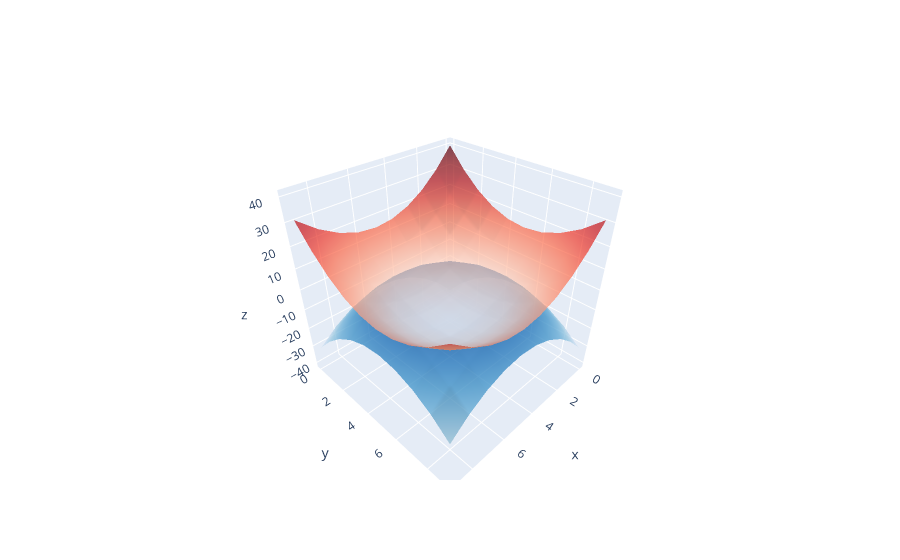

Here is the notebook cell this chart was saved with:
### Code cell
fig = go.Figure(data=[
    go.Surface(z=zf1, opacity=0.8, colorscale='Blues', showscale=False),
    go.Surface(z=zf2, showscale=False, opacity=0.7, colorscale='Reds')
])

fig.show()

### Figure 1 — Plotly figure (JSON) as saved in the notebook; plotly's stock layout.template omitted (floating-point values rounded to 4 significant figures)
{"data": [{"colorscale": [[0, "rgb(247,251,255)"], [0.125, "rgb(222,235,247)"], [0.25, "rgb(198,219,239)"], [0.375, "rgb(158,202,225)"], [0.5, "rgb(107,174,214)"], [0.625, "rgb(66,146,198)"], [0.75, "rgb(33,113,181)"], [0.875, "rgb(8,81,156)"], [1, "rgb(8,48,107)"]], "opacity": 0.8, "showscale": false, "type": "surface", "z": [[-40, -31, -24, -19, -16, -15, -16, -19, -24, -31], [-31, -22, -15, -10, -7, -6, -7, -10, -15, -22], [-24, -15, -8, -3, 0, 1, 0, -3, -8, -15], [-19, -10, -3, 2, 5, 6, 5, 2, -3, -10], [-16, -7, 0, 5, 8, 9, 8, 5, 0, -7], [-15, -6, 1, 6, 9, 10, 9, 6, 1, -6], [-16, -7, 0, 5, 8, 9, 8, 5, 0, -7], [-19, -10, -3, 2, 5, 6, 5, 2, -3, -10], [-24, -15, -8, -3, 0, 1, 0, -3, -8, -15], [-31, -22, -15, -10, -7, -6, -7, -10, -15, -22]]}, {"colorscale": [[0, "rgb(255,245,240)"], [0.125, "rgb(254,224,210)"], [0.25, "rgb(252,187,161)"], [0.375, "rgb(252,146,114)"], [0.5, "rgb(251,106,74)"], [0.625, "rgb(239,59,44)"], [0.75, "rgb(203,24,29)"], [0.875, "rgb(165,15,21)"], [1, "rgb(103,0,13)"]], "opacity": 0.7, "showscale": false, "type": "surface", "z": [[40, 31, 24, 19, 16, 15, 16, 19, 24, 31], [31, 22, 15, 10, 7, 6, 7, 10, 15, 22], [24, 15, 8, 3, 0, -1, 0, 3, 8, 15], [19, 10, 3, -2, -5, -6, -5, -2, 3, 10], [16, 7, 0, -5, -8, -9, -8, -5, 0, 7], [15, 6, -1, -6, -9, -10, -9, -6, -1, 6], [16, 7, 0, -5, -8, -9, -8, -5, 0, 7], [19, 10, 3, -2, -5, -6, -5, -2, 3, 10], [24, 15, 8, 3, 0, -1, 0, 3, 8, 15], [31, 22, 15, 10, 7, 6, 7, 10, 15, 22]]}], "layout": {}}
